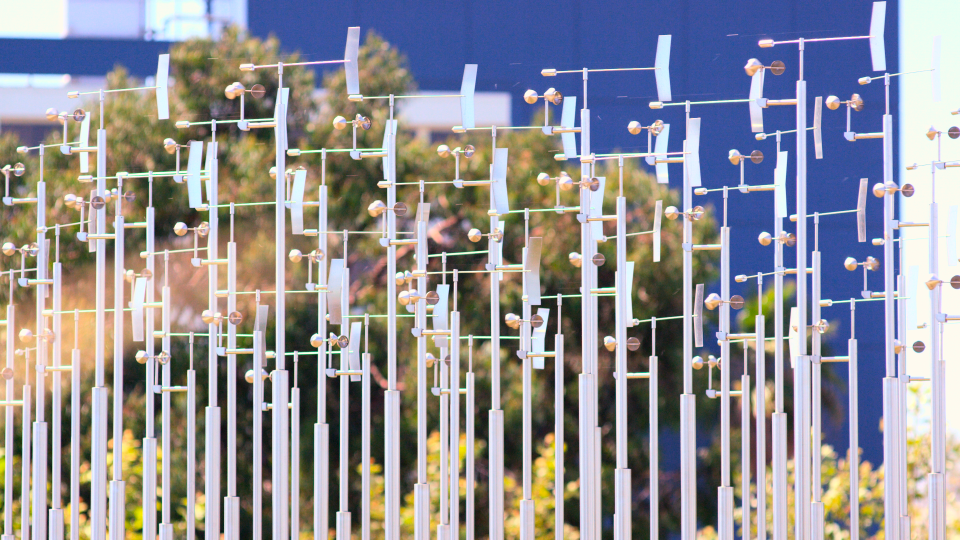
#> input picture p5_muestreo/datos/escena_varillas.png, 1920 x 1080 px, given in place of escena_referencia.png, which was not available (shown at 1/2 size); the run also reads 1 picture not shown here
$ python actividad_muestreo.py
#> lines starting #> are read from the running program, lines starting #| are printed output that depends on the picture; pictures that were not available may be replaced by others from this repository, and a replacement may not be noted
#> further down, img is the input picture: shape (1080, 1920, 3); mean R, G, B 147, 146, 152.4
### p4_color/conversion.py
import numpy as np

def rgb_to_ycrcb(I_RGB):
    # Input: uint8 NumPy array with shape (height, width, 3)
    # Output: three uint8 arrays — Yq, Crq, Cbq

    I = I_RGB.astype(np.float64)

    # Channel Separation and Normalization
    # ============================================================================================
    R = I[:,:,0]/255.0
    G = I[:,:,1]/255.0
    B = I[:,:,2]/255.0

    # Luma Calculation
    # ============================================================================================
    Y = 0.299*R + 0.587*G + 0.114*B
    #Y = 0.2126*R + 0.7152*G + 0.0722*B
    # Difference Signals
    # ============================================================================================
    R_Y = R - Y
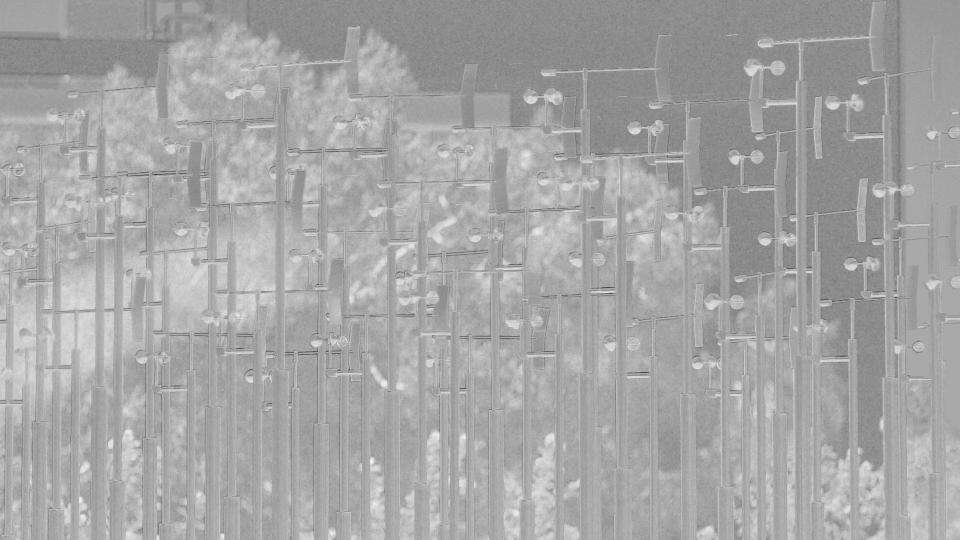
#> R_Y: shape (1080, 1920) float64 (shown at 1/2 size); min -0.667, max 0.359, mean -0.000134; drawn with min black and max white
    B_Y = B - Y
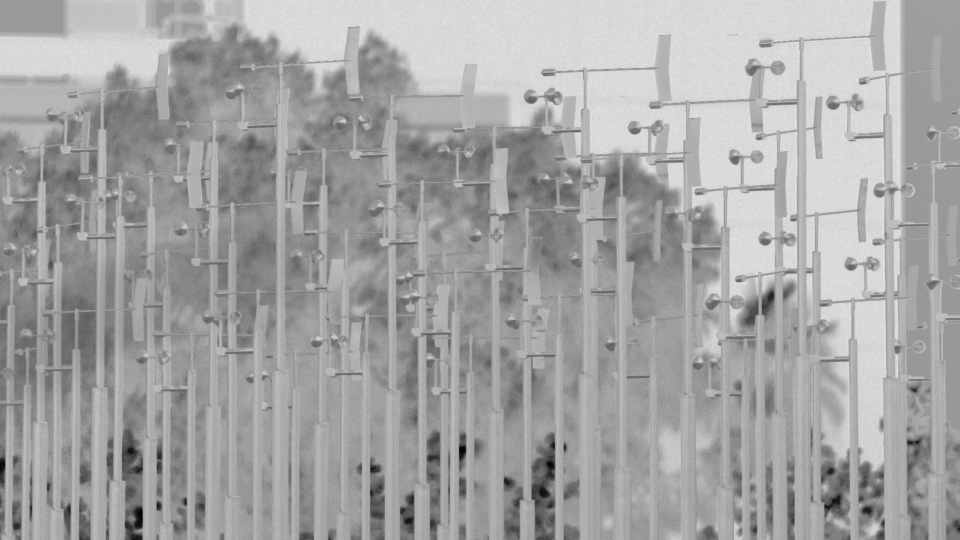
#> B_Y: shape (1080, 1920) float64 (shown at 1/2 size); min -0.831, max 0.486, mean 0.0209; drawn with min black and max white

    # Chrominance Signals
    # ============================================================================================
    Cr = 0.713*R_Y
    #Cr = 0.635*R_Y
    Cb = 0.564*B_Y
    #Cb = 0.539*B_Y

    # Quantized Signals
    # ============================================================================================
    Yq = np.clip(16 + np.round(219*Y), 0, 255).astype(np.uint8)
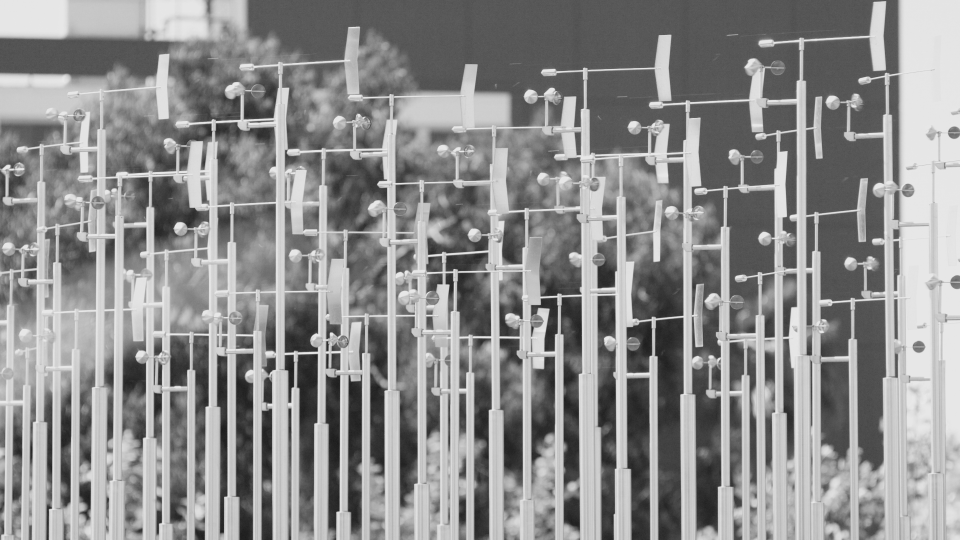
#> Yq: shape (1080, 1920) (shown at 1/2 size); min 26, max 233, mean 142.3
    Crq = np.clip(128 + np.round(224*Cr), 0, 255).astype(np.uint8)
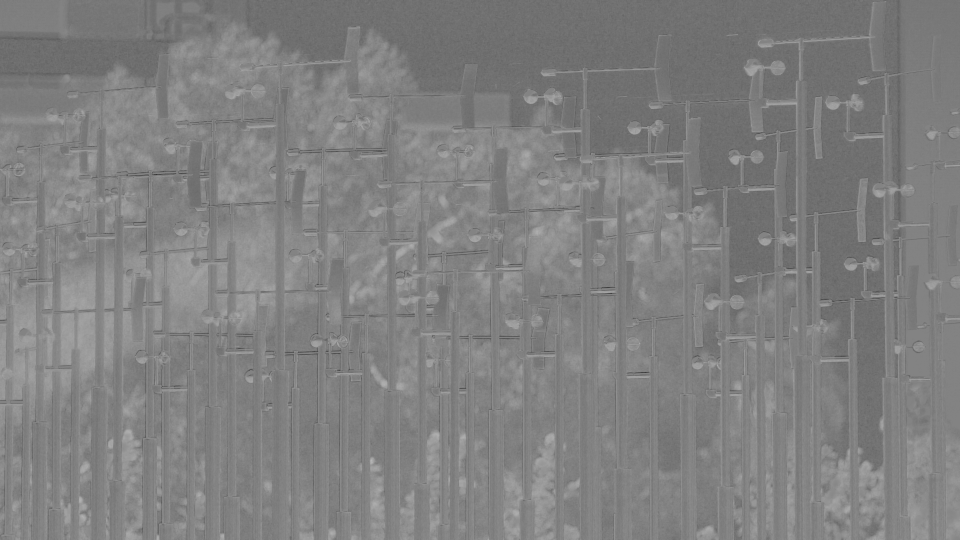
#> Crq: shape (1080, 1920) (shown at 1/2 size); min 21, max 185, mean 128
    Cbq = np.clip(128 + np.round(224*Cb), 0, 255).astype(np.uint8)

    return Yq, Crq, Cbq

def ycrcb_to_rgb(Yq, Crq, Cbq):
    # Input: three uint8 arrays — Yq, Crq, Cbq
    # Output: uint8 NumPy array with shape (height, width, 3)

    # Normalization
    # ============================================================================================
    Y = (Yq.astype(np.float64) - 16)/219.0
    Cr = (Crq.astype(np.float64) - 128)/224.0
    Cb = (Cbq.astype(np.float64) - 128)/224.0

    R_Y = Cr/0.713
    B_Y = Cb/0.564

    # RGB Calculation
    # ============================================================================================
    R = Y + R_Y
    B = Y + B_Y
    G = (Y - 0.299*R - 0.114*B)/0.587


    # Clipping and Conversion to uint8
    # ============================================================================================
    R_u8 = np.clip(np.round(R * 255), 0, 255).astype(np.uint8)
    G_u8 = np.clip(np.round(G * 255), 0, 255).astype(np.uint8)
    B_u8 = np.clip(np.round(B * 255), 0, 255).astype(np.uint8)

    I_RGB = np.stack([R_u8, G_u8, B_u8], axis=2)
#| 4:4:4 base  RMSE=0.631

    return I_RGB

### p5_muestreo/muestreo.py
import cv2
import numpy as np
from p4_color.conversion import rgb_to_ycrcb, ycrcb_to_rgb

def submuestrear(C, modo):
    # C: crominancia 2D (alto, ancho)
#> called with modo = '422'
    h, w = C.shape
#> h = 1080; w = 1920
    if modo == '422':
        dsize = (w//2, h)       # mitad de columnas
#> dsize = (960, 1080)
    elif modo == '420':
        dsize = (w//2, h//2)     # mitad de columnas y filas
    else:
        raise ValueError('Usar 422 o 420')
    return cv2.resize(C, dsize, interpolation=cv2.INTER_NEAREST)

def reconstruir(C_sub, shape_destino, metodo=cv2.INTER_NEAREST):
#> called with shape_destino = (1080, 1920), metodo = 0
    h, w = shape_destino           # shape = (alto, ancho)
    return cv2.resize(C_sub, (w, h), interpolation=metodo)
#> returned value: shape (1080, 1920)

def rgb_to_ycrcb_422(imagen_rgb):
    Yq, Crq, Cbq = rgb_to_ycrcb(imagen_rgb)
    return Yq, submuestrear(Crq, '422'), submuestrear(Cbq, '422')

def ycrcb_422_to_rgb(Yq, Cr, Cb, metodo=cv2.INTER_NEAREST):
    Crq = reconstruir(Cr, Yq.shape, metodo)
    Cbq = reconstruir(Cb, Yq.shape, metodo)
    return ycrcb_to_rgb(Yq, Crq, Cbq)
#> in ycrcb_to_rgb (call 2), `B = Y + B_Y`:
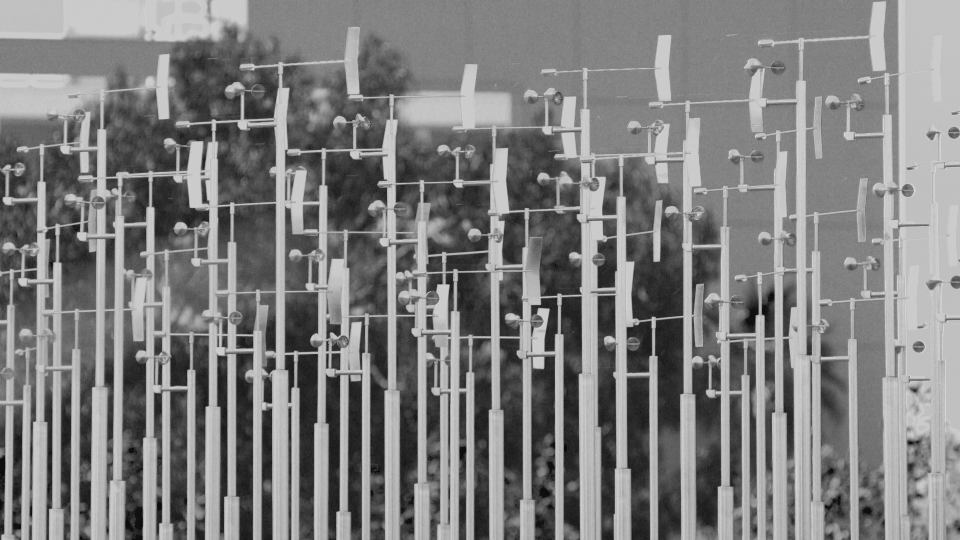
#> B: shape (1080, 1920) float64 (shown at 1/2 size); min -0.0822, max 1.27, mean 0.597; drawn with min black and max white
#> in ycrcb_to_rgb (call 2), `G = (Y - 0.299*R - 0.114*B)/0.587`:
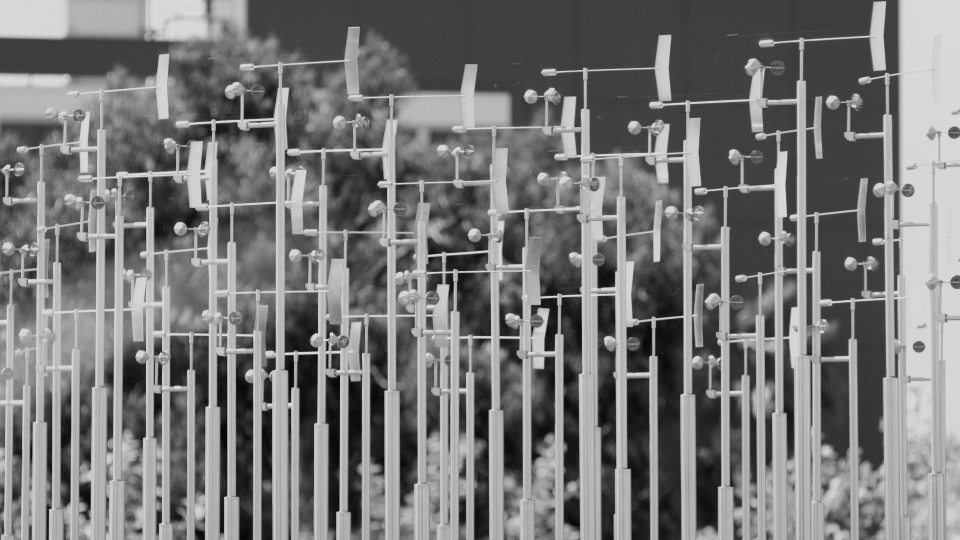
#> G: shape (1080, 1920) float64 (shown at 1/2 size); min 0.0393, max 1.16, mean 0.573; drawn with min black and max white

# Repetir el patrón para 4:2:0: completar el modo '420'
def rgb_to_ycrcb_420(imagen_rgb):
    Yq, Crq, Cbq = rgb_to_ycrcb(imagen_rgb)
    return Yq, submuestrear(Crq, '420'), submuestrear(Cbq, '420')
#> call 4 of submuestrear, with modo = '420'
#> in submuestrear (call 4), `return cv2.resize(C, dsize, interpolation=cv2.INTER_NEAREST)`:
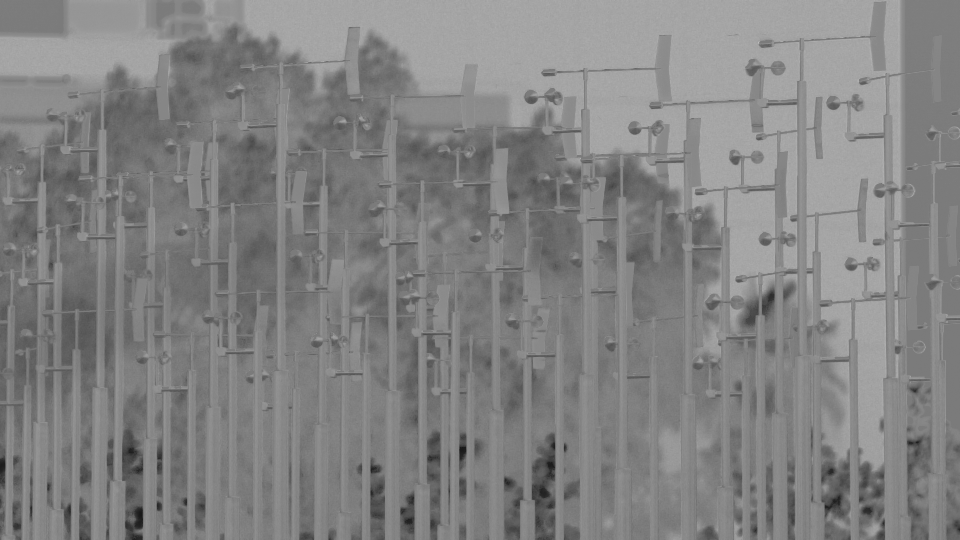
#> returned value: shape (540, 960); min 24, max 189, mean 130.7

def ycrcb_420_to_rgb(Yq, Cr, Cb, metodo=cv2.INTER_NEAREST):
    Crq = reconstruir(Cr, Yq.shape, metodo)
    Cbq = reconstruir(Cb, Yq.shape, metodo)
    return ycrcb_to_rgb(Yq, Crq, Cbq)

def rmse(orig, recon):
    if orig.shape != recon.shape:
        raise ValueError('Las imagenes deben tener las mismas dimensiones')
    o = orig.astype(np.float64)
    r = recon.astype(np.float64)
    return np.sqrt(np.mean((o - r) ** 2))

def psnr(orig, recon):
    error = rmse(orig, recon)
    if error == 0:
        return float('inf')
    return 20 * np.log10(255.0 / error)

### p5_muestreo/actividad_muestreo.py
import numpy as np
from PIL import Image
import matplotlib.pyplot as plt
from p4_color.conversion import rgb_to_ycrcb, ycrcb_to_rgb
from p5_muestreo.muestreo import (rgb_to_ycrcb_422, rgb_to_ycrcb_420, ycrcb_422_to_rgb, ycrcb_420_to_rgb,
                                   rmse, psnr)

img = np.array(Image.open('p4_color/datos/escena_referencia.png').convert('RGB'))
Yq, Crq, Cbq = rgb_to_ycrcb(img)
rec444 = ycrcb_to_rgb(Yq, Crq, Cbq)
print(f'4:4:4 base  RMSE={rmse(img, rec444):.3f}')

Yq, Cr, Cb = rgb_to_ycrcb_422(img)
rec422 = ycrcb_422_to_rgb(Yq, Cr, Cb)
Yq, Cr, Cb = rgb_to_ycrcb_420(img)
rec420 = ycrcb_420_to_rgb(Yq, Cr, Cb)
print(f'Dimensiones 4:2:0 (alto, ancho): Yq={Yq.shape}, Cr={Cr.shape}, Cb={Cb.shape}')
#| Dimensiones 4:2:0 (alto, ancho): Yq=(1080, 1920), Cr=(540, 960), Cb=(540, 960)

fig, ax = plt.subplots(1, 3, figsize=(12, 4))
for a, imagen, titulo in zip(ax, [img, rec422, rec420],
                             ['Entrada RGB', '4:2:2', '4:2:0']):
    a.imshow(imagen); a.set_title(titulo); a.axis('off')
#> this loop made 3 passes
#> titulo on passes 1 to 3: 'Entrada RGB', '4:2:2', '4:2:0'
plt.tight_layout()
plt.savefig('p5_muestreo/resultados/muestreo_escena.png', dpi=100)

print(f'4:2:2  RMSE={rmse(img, rec422):.3f}  PSNR={psnr(img, rec422):.2f} dB')
#> in psnr, `error = rmse(orig, recon)`: error = 4.58
#| 4:2:2  RMSE=4.585  PSNR=34.90 dB
print(f'4:2:0  RMSE={rmse(img, rec420):.3f}  PSNR={psnr(img, rec420):.2f} dB')
#| 4:2:0  RMSE=5.995  PSNR=32.57 dB

fig, ax = plt.subplots(3, 3, figsize=(10, 10), squeeze=False)
def mostrar_comparacion(fila, nombre, ruta, y0, x0):
    original = np.array(Image.open(ruta).convert('RGB'))
    Y, Cr, Cb = rgb_to_ycrcb_422(original)
    rec422 = ycrcb_422_to_rgb(Y, Cr, Cb)
    Y, Cr, Cb = rgb_to_ycrcb_420(original)
    rec420 = ycrcb_420_to_rgb(Y, Cr, Cb)

    imagenes = [original, rec422, rec420]
    titulos = ['Original',
               f'4:2:2 | RMSE = {rmse(original, rec422):.3f}',
               f'4:2:0 | RMSE = {rmse(original, rec420):.3f}']
#> titulos = ['Original', '4:2:2 | RMSE = 17.542', '4:2:0 | RMSE = 17.712']
    for columna, (imagen, titulo) in enumerate(zip(imagenes, titulos)):
        recorte = imagen[y0:y0 + 96, x0:x0 + 96]
        ax[fila, columna].imshow(recorte, interpolation='nearest')
        ax[fila, columna].set_title(titulo, fontsize=10)
        ax[fila, columna].set_xticks([])
        ax[fila, columna].set_yticks([])
#> this loop made 3 passes
#> titulo on passes 1 to 3: 'Original', '4:2:2 | RMSE = 17.542', '4:2:0 | RMSE = 17.712'
    ax[fila, 0].set_ylabel(nombre, fontsize=11)

mostrar_comparacion(0, 'Barras', 'p4_color/datos/barras_referencia.png', 300, 440)
mostrar_comparacion(1, 'Escena', 'p4_color/datos/escena_referencia.png', 300, 740)
#> the loop in mostrar_comparacion (call 2), `for columna, (imagen, titulo) in enumerate(zip(imagenes, titulos)):` made 3 passes
#> titulo on passes 1 to 3: 'Original', '4:2:2 | RMSE = 4.585', '4:2:0 | RMSE = 5.995'
mostrar_comparacion(2, 'Detalle cromático', 'p5_muestreo/datos/detalle_cromatico.png', 170, 760)
fig.suptitle('Mismo recorte por fila | RMSE calculado sobre la imagen completa', fontsize=11)
plt.tight_layout()
plt.savefig('p5_muestreo/resultados/comparacion_formatos.png', dpi=120)
plt.show()
